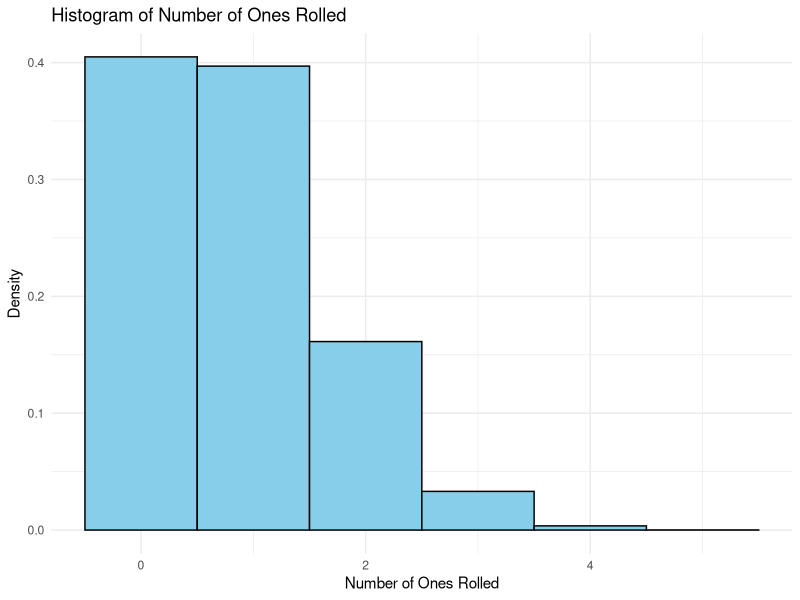
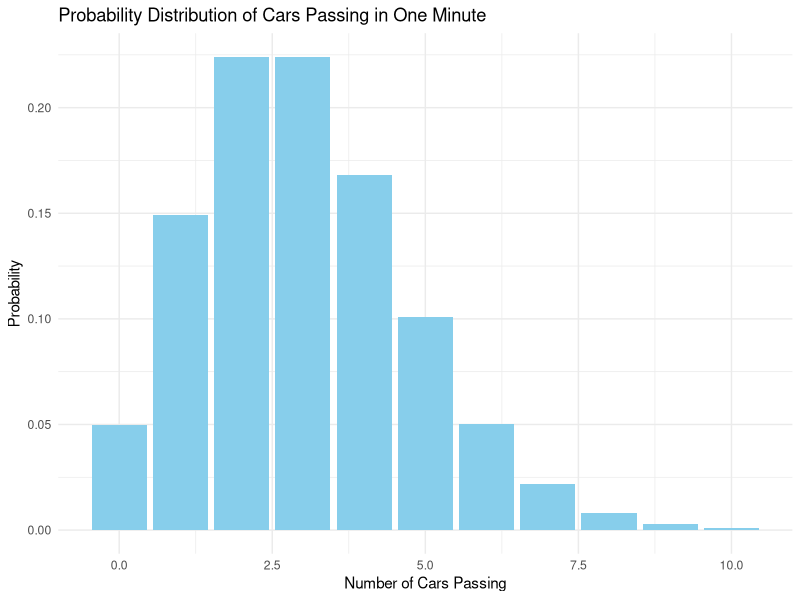

Here is the R script that generated these plots, in order:
## ---- chunk 1
knitr::opts_chunk$set(echo = TRUE)
## ---- chunk 2
#P(X <= 10) = P(X = 1) + P(X = 2) + ... + P(X = 10)
x <- (1-(25/24)^0) * 1/25 + (1-(25/24)^1) * 1/25 + (1-(25/24)^2) * 1/25 + (1-(25/24)^3) * 1/25 + (1-(25/24)^4) * 1/25 + (1-(25/24)^5) * 1/25 + (1-(25/24)^6) * 1/25 + (1-(25/24)^7) * 1/25 + (1-(25/24)^8) * 1/25 + (1-(25/24)^9) * 1/25 + (1-(25/24)^10) * 1/25
## ---- chunk 3
set.seed(20220707)
rolls <- replicate(10000, sum(sample(1:6, 5, replace = TRUE) == 1))
## ---- chunk 4
library(ggplot2)
ggplot(data.frame(rolls), aes(x = rolls)) +
  geom_histogram(binwidth = 1, fill = "skyblue", color = "black", aes(y = ..density..)) +
  labs(title = "Histogram of Number of Ones Rolled", x = "Number of Ones Rolled", y = "Density") +
  theme_minimal()

## ---- chunk 5
sample_mean <- mean(rolls)
print(paste("Sample mean:", round(sample_mean, 3)))
sample_variance <- var(rolls)
print(paste("Sample variance:", round(sample_variance, 3)))

## ---- chunk 6
lambda <- 180/60
congestion <- 1 - sum(dpois(0:5, lambda))
congestion <- round(congestion, 3)
print(paste("Probability of congestion occurring:", congestion))

## ---- chunk 7
cars <- 0:10
prob <- dpois(cars, lambda)

# Create a data frame for plotting
df <- data.frame(cars = cars, prob = prob)

# Plot the bar chart
ggplot(df, aes(x = cars, y = prob)) +
  geom_bar(stat = "identity", fill = "skyblue") +
  labs(title = "Probability Distribution of Cars Passing in One Minute",
       x = "Number of Cars Passing",
       y = "Probability") +
  theme_minimal()

## ---- chunk 8
mean_score <- 500
sd_score <- 100

less <- pnorm(585, mean_score, sd_score)
less <- round(less, 3)

print(paste("Probability of scoring 585 or less:", less))

## ---- chunk 9
lower<- qnorm(0.25, mean_score, sd_score)
median<- qnorm(0.5, mean_score, sd_score)
upper<- qnorm(0.75, mean_score, sd_score)

lower<- round(lower, 3)
median<- round(median, 3)
upper<- round(upper, 3)

# Display the results
print(paste("Lower-quartile:", lower))
print(paste("Median:", median))
print(paste("Upper-quartile:", upper))

